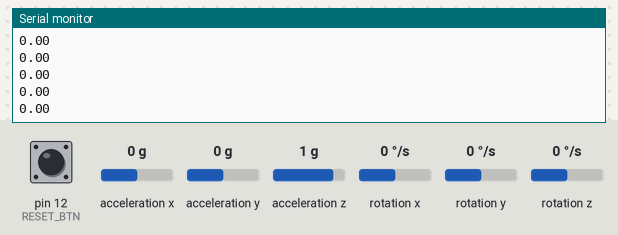
Recording of a program running on a simulated Arduino Uno, built with avr-gcc and run on an emulated ATmega328P. On the bench: the last lines printed to the serial monitor. Inputs (shaded band) come from the test bench; at power-on: acceleration x 0 g, pin 12 (RESET_BTN) HIGH, acceleration y 0 g, acceleration z 1 g, rotation x 0 °/s, rotation y 0 °/s, rotation z 0 °/s.

Above: at 3.2 s.
3.3 s: acceleration x set to -1.4 g
At 4.3 s:
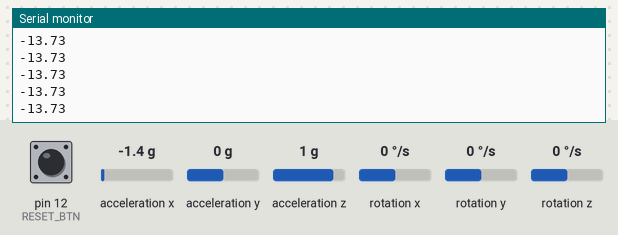
4.8 s: acceleration x set to -0.8 g
At 5.7 s:
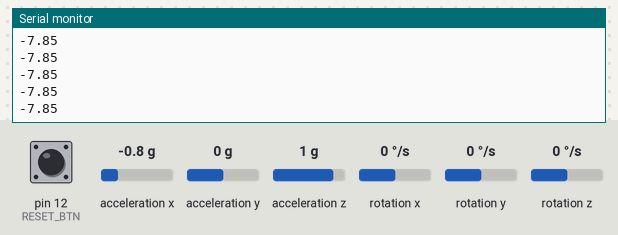
Timing chart, 0 to 7.8 s (numbered marks = the images above; inputs shaded):
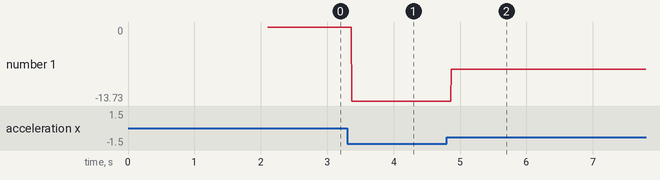

The program:

main.cpp
```cpp
#include <Wire.h>
#include <MPU6050_light.h>

MPU6050 mpu(Wire);
#define RESET_BTN 12

class Location {
  private:
    MPU6050 *mpu;
    unsigned long update_interval;
    unsigned long last_update_time;

  public:
    float x = 0;
    float y = 0;
    float z = 0;
    float gyro_x = 0;
    float gyro_y = 0;
    float gyro_z = 0;
    float acc_x = 0;
    float acc_y = 0;
    float acc_z = 0;
    float spd_x = 0;
    float spd_y = 0;
    float spd_z = 0;

    Location(MPU6050 *mpu, unsigned long update_interval = 100) {
      this->mpu = mpu;
      this->update_interval = update_interval;
      this->last_update_time = micros();
    }

    void reset() {
      x = 0;
      y = 0;
      z = 0;
      gyro_x = 0;
      gyro_y = 0;
      gyro_z = 0;
      acc_x = 0;
      acc_y = 0;
      acc_z = 0;
      spd_x = 0;
      spd_y = 0;
      spd_z = 0;
      last_update_time = micros();
    }

    void service() {
      mpu->update();

      acc_x = mpu->getAccX();
      acc_y = mpu->getAccY();
      acc_z = mpu->getAccZ();

      float acc_threshold = 0.004; // m/s²
      if (fabs(acc_x) < acc_threshold) acc_x = 0;
      if (fabs(acc_y) < acc_threshold) acc_y = 0;
      if (fabs(acc_z) < acc_threshold) acc_z = 0;

      acc_x *= 9.80665;
      acc_y *= 9.80665;
      acc_z *= 9.80665;

      gyro_x = mpu->getGyroX();
      gyro_y = mpu->getGyroY();
      gyro_z = mpu->getGyroZ();

      unsigned long time_now = micros();
      float dt = (time_now - last_update_time) / 1e6;  // seconds
      if (dt <= 0) return;

      // 可加門檻，例如 fabs(acc_x) > 0.2 才積分
      spd_x += acc_x * dt;
      spd_y += acc_y * dt;
      spd_z += acc_z * dt;

      x += spd_x * dt;
      y += spd_y * dt;
      z += spd_z * dt;

      last_update_time = time_now;
    }
};

Location location(&mpu);

void setup() {
  Serial.begin(9600);
  Wire.begin();
  byte status = mpu.begin();

  Serial.print("MPU6050 status: ");
  Serial.println(status);  // 0 = success

  if (status != 0) {
    Serial.println("MPU6050 initialization failed!");
    while (1);
  }

  delay(1000);  // 建議延遲時間
  mpu.calcOffsets();  // 校正零點（請保持靜止）
  Serial.println("Calibration done!");

  pinMode(RESET_BTN, INPUT_PULLUP);
}

void loop() {
  static unsigned long last_update_time = millis();
  unsigned long time_now = millis();

  location.service();

  // if (time_now - last_update_time > 150) {
  //   last_update_time = time_now;
  //   Serial.print("X: ");
  //   Serial.print(location.x);
  //   Serial.print(" | Y: ");
  //   Serial.print(location.y);
  //   Serial.print(" | Z: ");
  //   Serial.print(location.z);

  //   Serial.print(" || Gyro X: ");
  //   Serial.print(mpu.getGyroX());
  //   Serial.print(" | Y: ");
  //   Serial.print(mpu.getGyroY());
  //   Serial.print(" | Z: ");
  //   Serial.println(mpu.getGyroZ());
  // }

  if (time_now - last_update_time > 100) {
    Serial.println(location.acc_x);
  }

  if(digitalRead(RESET_BTN) == LOW) {
    location.reset();
  }
}
```

Measured:
- after the input at 3.3 s, the serial monitor: prints a new line after 0.07 s (image 1)
- after the input at 4.8 s, the serial monitor: prints a new line after 0.07 s (image 2)
- plotted number 1: 0 → -13.73 after the input at 3.3 s, -13.73 → -7.85 after the input at 4.8 s
